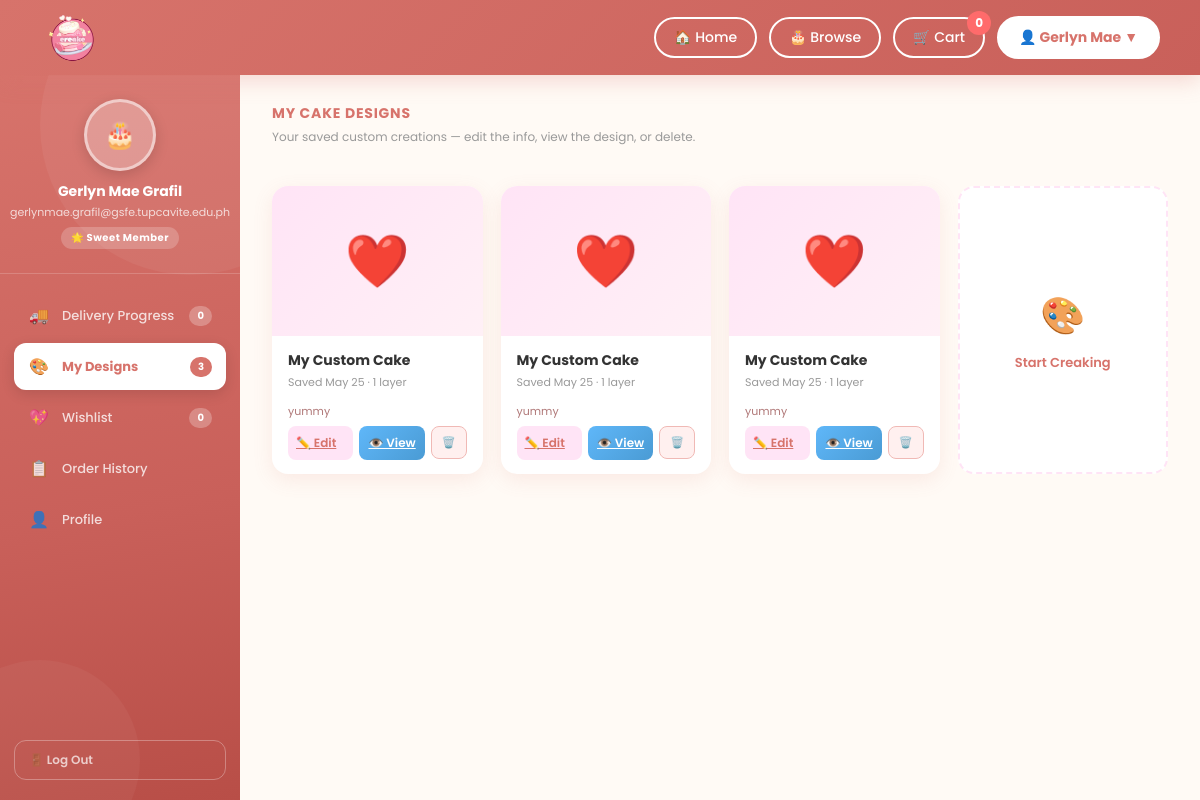
/my-designs/ (signed in), run on an earlier commit of the app's database.
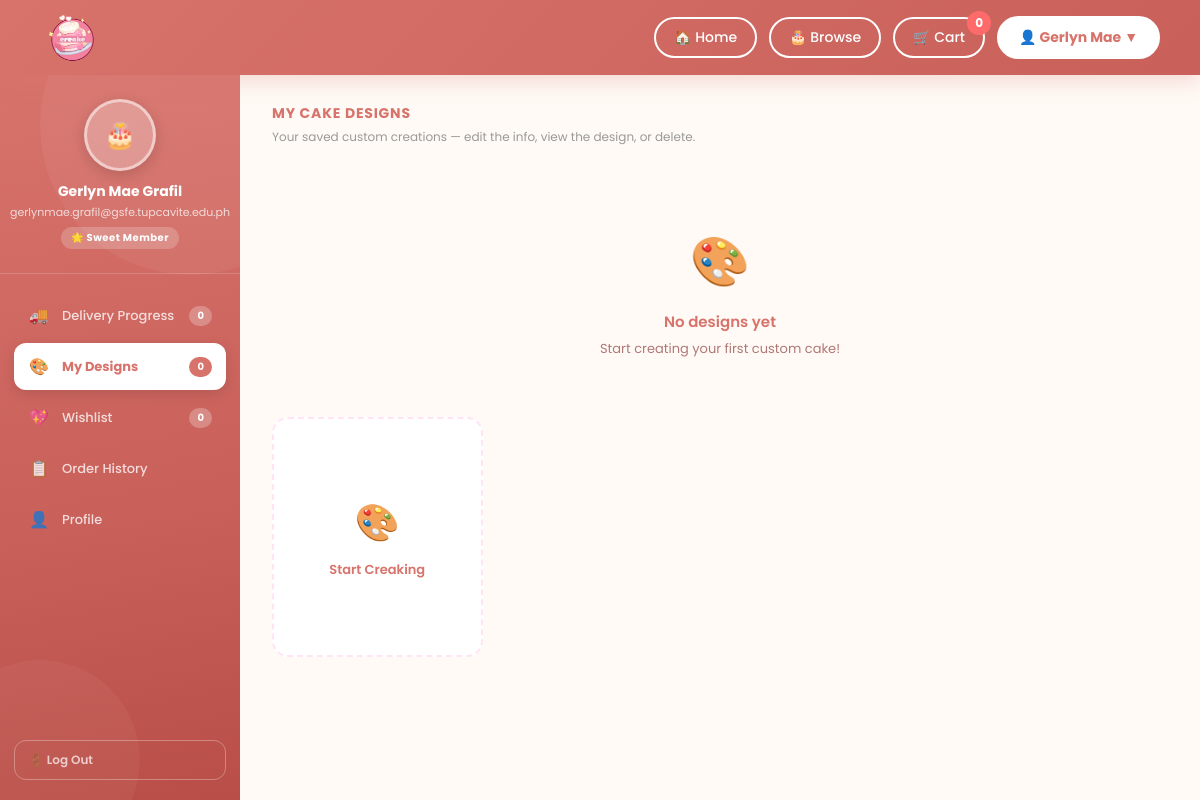
And on a later commit of the database.
### creake/models.py (models this page shows, shortened)
class CakeDesign(models.Model):
    user = models.ForeignKey(User, on_delete=models.CASCADE, related_name='designs')
    name = models.CharField(max_length=100)
    description = models.TextField(blank=True, null=True)
    emoji = models.CharField(max_length=10, default='🎂')
    layers = models.IntegerField(default=2)
    badge = models.CharField(max_length=50, blank=True, null=True)
    thumb_class = models.CharField(max_length=20, default='custom')
    created_at = models.DateTimeField(auto_now_add=True)
    class Meta:
        ordering = ['-created_at']

### creake/views.py (the view)
# urls.py: path('my-designs/', views.my_designs, name='my_designs'),
@login_required
def my_designs(request):
    if request.user.is_staff:
        return redirect('creake:admin_dashboard')
    designs = CakeDesign.objects.filter(user=request.user)
    return render(request, 'creake/my_designs.html', {'designs': designs, 'designs_count': designs.count()})

### creake/templates/creake/my_designs.html (shortened to what this page needs)
{% extends 'creake/base_dashboard.html' %}
{% block nav_designs %}active{% endblock %}
{% block content %}
<div>
  <div class="section-title">My Cake Designs</div>
  <div class="section-sub">Your saved custom creations &mdash; edit the info, view the design, or delete.</div>
</div>
<div class="designs-grid">
  {% for design in designs %}
  <div class="design-card">
    <div class="design-thumb {{ design.thumb_class|default:'custom' }}">
      {{ design.emoji|default:"&#127874;" }}
    </div>
    <div class="design-info">
      <h4>{{ design.name }}</h4>
      <p>Saved {{ design.created_at|date:"M d" }} &middot; {{ design.layers }} layer{{ design.layers|pluralize }}</p>
      {% if design.description %}
      <p style="font-size:11px;color:#b07878;margin-top:2px;margin-bottom:6px;">{{ design.description|truncatechars:60 }}</p>
      {% endif %}
      <div class="design-actions" style="gap:6px;">
        <a href="{% url 'creake:edit_design' design.id %}" class="design-btn edit" title="Edit design details">&#9999;&#65039; Edit</a>
        <a href="{% url 'creake:customize' %}" class="design-btn order" style="flex:1;text-align:center;" title="View in customizer">&#128065;&#65039; View</a>
        <form method="post" action="{% url 'creake:delete_design' design.id %}" style="margin:0;" onsubmit="return confirm('Delete \'{{ design.name|escapejs }}\'? This cannot be undone.');">
          <button type="submit" class="design-btn" style="background:#fff0ef;color:#d7736b;border:1.5px solid #f0b9b5;border-radius:8px;padding:7px 10px;font-size:11px;font-weight:700;cursor:pointer;white-space:nowrap;" title="Delete design">&#128465;&#65039;</button>
        </form>
      </div>
    </div>
  </div>
  {% empty %}
  <div style="grid-column:1/-1;text-align:center;padding:40px 20px;color:#b07878;">
    <div style="font-size:48px;margin-bottom:12px;">&#127912;</div>
    <p style="font-weight:600;color:#d7736b;font-size:15px;margin-bottom:6px;">No designs yet</p>
    <p style="font-size:13px;">Start creating your first custom cake!</p>
  </div>
  {% endfor %}
  <a class="design-add-card" href="{% url 'creake:customize' %}" title="Create a new custom cake design">
    <div class="design-add-icon">&#127912;</div>
    <p>Start Creaking</p>
  </a>
</div>
{% endblock %}

### creake/templates/creake/base_dashboard.html (shortened to what this page needs)
{% load static %}
<!DOCTYPE html>
<html lang="en">
<head>
<link rel="stylesheet" href="{% static 'creake/css/dashboard.css' %}">
</head>
<body>
<header class="site-header">
  <div class="header-logo">
    <a href="{% url 'creake:index' %}">
      <img src="{% static 'creake/images/creaked.png' %}" alt="CREAKE">
    </a>
  </div>
  <nav class="header-nav">
    <a href="{% url 'creake:index' %}">&#127968; Home</a>
    <a href="{% url 'creake:index' %}#main-content">&#127874; Browse</a>
    <a class="cart-icon-btn" href="{% url 'creake:index' %}">&#128722; Cart<span class="cart-count">0</span></a>
    <div class="user-dropdown-wrap">
      <button class="user-nav-btn" onclick="toggleDropdown()">
        &#128100; {{ request.user.first_name|default:request.user.username }} &#9660;
      </button>
    </div>
  </nav>
</header>
<div class="db-page">
  <aside class="db-side">
    <div class="side-avatar">
      <div class="avatar-ring">&#127874;</div>
      <h3>{{ request.user.get_full_name|default:request.user.username }}</h3>
      <span>{{ request.user.email }}</span>
      <div class="side-badge">&#127775; Sweet Member</div>
    </div>
    <nav class="side-nav">
      <a class="nav-item {% block nav_delivery %}{% endblock %}" href="{% url 'creake:delivery' %}">
        <span class="nav-icon">&#128666;</span> Delivery Progress
        <span class="nav-badge">{{ active_orders_count|default:"0" }}</span>
      </a>
      <a class="nav-item {% block nav_designs %}{% endblock %}" href="{% url 'creake:my_designs' %}">
        <span class="nav-icon">&#127912;</span> My Designs
        <span class="nav-badge">{{ designs_count|default:"0" }}</span>
      </a>
      <a class="nav-item {% block nav_wishlist %}{% endblock %}" href="{% url 'creake:wishlist' %}">
        <span class="nav-icon">&#128150;</span> Wishlist
        <span class="nav-badge" id="wishlist-side-count">{{ wishlist_count|default:"0" }}</span>
      </a>
      <a class="nav-item {% block nav_history %}{% endblock %}" href="{% url 'creake:order_history' %}">
        <span class="nav-icon">&#128203;</span> Order History
      </a>
      <a class="nav-item {% block nav_profile %}{% endblock %}" href="{% url 'creake:profile' %}">
        <span class="nav-icon">&#128100;</span> Profile
      </a>
    </nav>
    <div class="side-bottom">
      <form method="post" action="{% url 'creake:logout' %}" style="margin:0;">
        <button type="submit" class="side-logout">&#128682; Log Out</button>
      </form>
    </div>
  </aside>
  <main class="db-main">
    <div class="db-body">
      {% block content %}{% endblock %}
    </div>
  </main>
</div>
</body>
</html>

What changed in the data, as far as the page shows it:
removed CakeDesign: emoji "❤️", name "My Custom Cake", created_at "May 25", layers "1", description "yummy"
removed CakeDesign: emoji "❤️", name "My Custom Cake", created_at "May 25", layers "1", description "yummy"
removed CakeDesign: emoji "❤️", name "My Custom Cake", created_at "May 25", layers "1", description "yummy"
Also different on the page:
{{ designs_count|default:"0" }}: "3" → "0"
text now shown: "🎨 No designs yet Start creating your first custom cake!"
